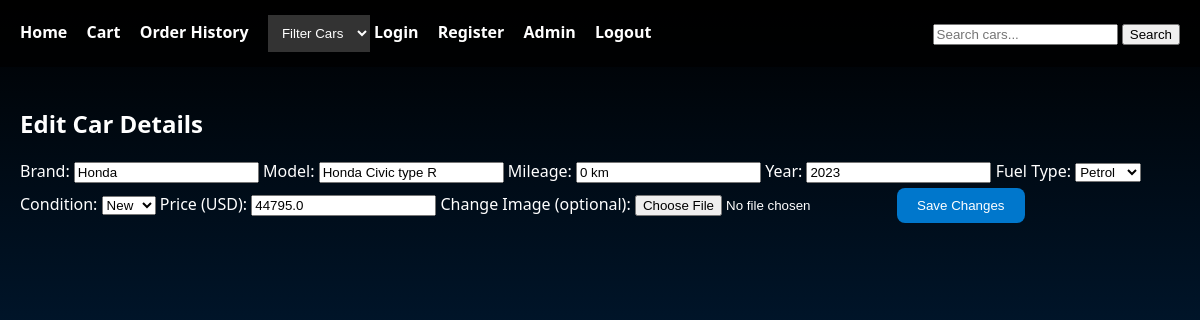
/edit/1 (signed in), run on an earlier commit of the app's database.
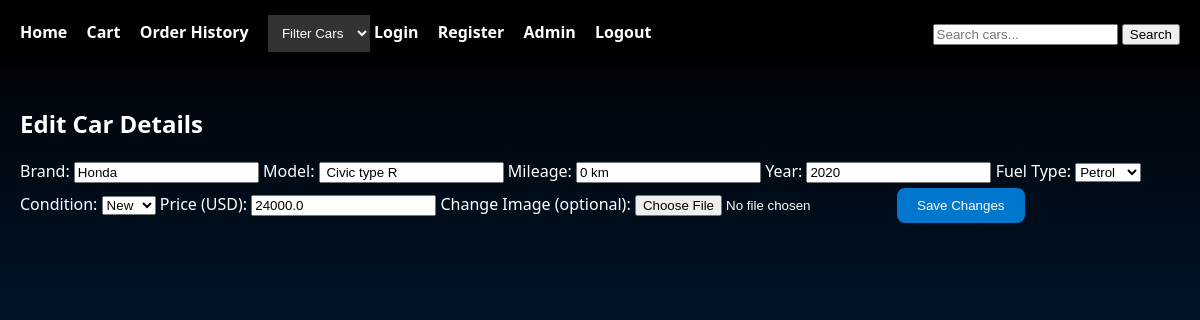
And on a later commit of the database.
### models.py (models this page shows)
class Car(db.Model):
    id = db.Column(db.Integer, primary_key=True)
    model = db.Column(db.String(100), nullable=False)
    mileage = db.Column(db.Integer, nullable=False)
    year = db.Column(db.Integer, nullable=False)
    brand = db.Column(db.String(50), nullable=False)
    fuel = db.Column(db.String(50), nullable=False)
    condition = db.Column(db.String(50), nullable=False)
    image = db.Column(db.String(100), nullable=True)
    price = db.Column(db.Float, nullable=False)

### app.py (the view, shortened to what this page needs)
@app.route('/edit/<int:car_id>', methods=['GET', 'POST'])
def edit_car(car_id):
    if 'admin_logged_in' not in session:
        return redirect(url_for('admin_login'))
    car = Car.query.get_or_404(car_id)
    return render_template('edit_car.html', car=car)

### templates/edit_car.html (shortened to what this page needs)
{% extends "layout.html" %}
{% block content %}
<h2>Edit Car Details</h2>
<form action="{{ url_for('edit_car', car_id=car.id) }}" method="POST" enctype="multipart/form-data" class="car-form">
    <label>Brand:</label>
    <input type="text" name="brand" value="{{ car.brand }}" required>
    <label>Model:</label>
    <input type="text" name="model" value="{{ car.model }}" required>
    <label>Mileage:</label>
    <input type="text" name="mileage" value="{{ car.mileage }}" required>
    <label>Year:</label>
    <input type="number" name="year" value="{{ car.year }}" required>
    <label>Fuel Type:</label>
    <select name="fuel" required>
        <option value="Petrol" {% if car.fuel == 'Petrol' %}selected{% endif %}>Petrol</option>
    </select>
    <label>Condition:</label>
    <select name="condition" required>
        <option value="New" {% if car.condition == 'New' %}selected{% endif %}>New</option>
    </select>
    <label>Price (USD):</label>
    <input type="number" name="price" step="0.01" value="{{ car.price }}" required>
    <label>Change Image (optional):</label>
    <input type="file" name="image" accept="image/*">
    <button type="submit" class="cart-btn">Save Changes</button>
</form>
{% endblock %}

What changed in the data, as far as the page shows it:
changed Car "Honda": model "Honda Civic type R" → "Civic type R"; year "2023" → "2020"; price "44795.0" → "24000.0"
